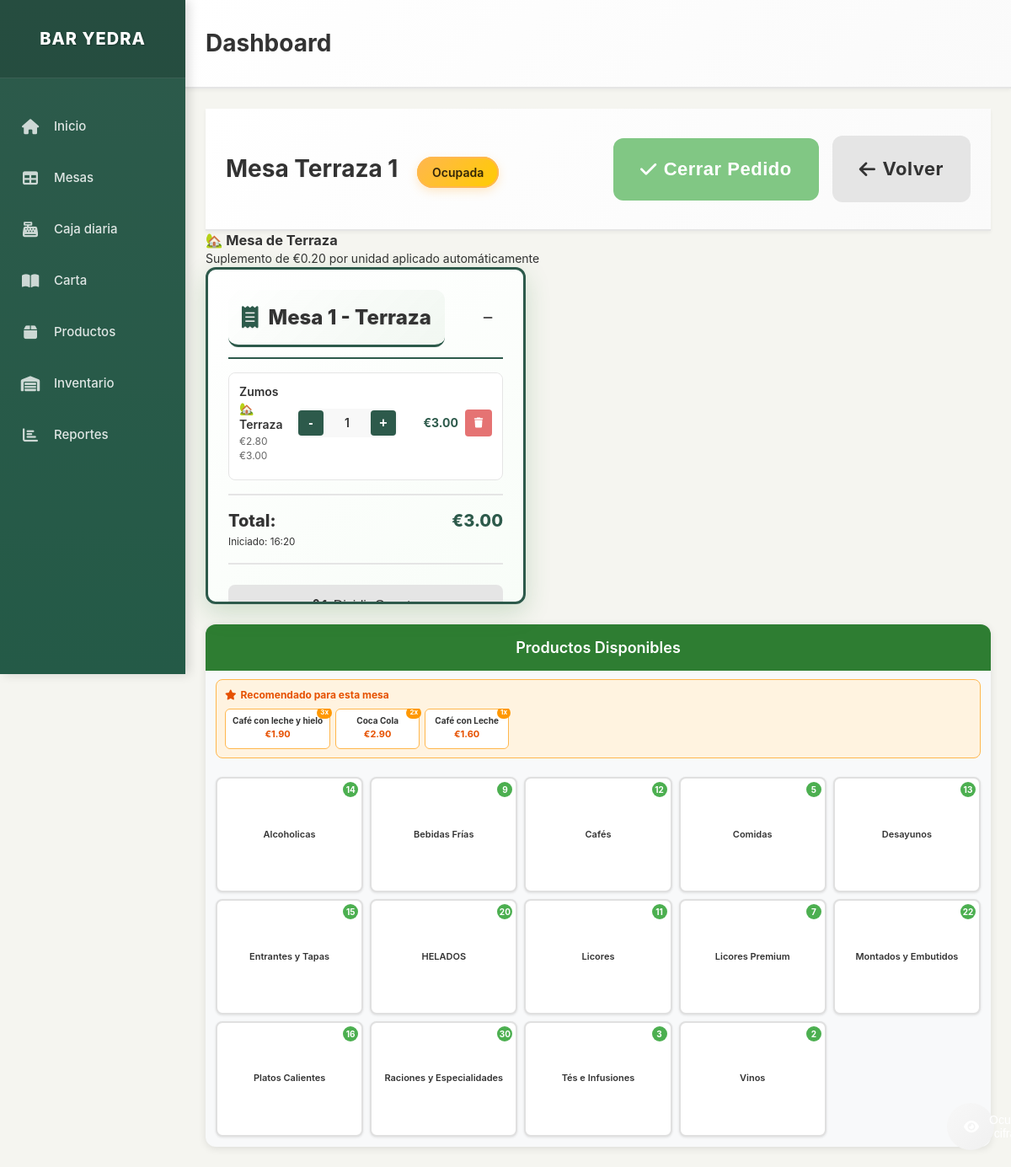
The app's page /mesa/1 with its own data.
### models.py (models this page shows, shortened)
class Mesa(db.Model):
    __tablename__ = 'mesa'
    id = db.Column(db.Integer, primary_key=True)
    numero = db.Column(db.Integer, nullable=False)
    zona = db.Column(db.String(50), nullable=False)  # Terraza, Sala, Barra
    estado = db.Column(db.String(20), default='libre')  # libre, ocupada, pagada
    pedidos = db.relationship('Pedido', backref='mesa', lazy=True)

class Producto(db.Model):
    __tablename__ = 'producto'
    id = db.Column(db.Integer, primary_key=True)
    nombre = db.Column(db.String(100), nullable=False)
    precio = db.Column(db.Numeric(10, 2), nullable=False)
    categoria = db.Column(db.String(50), nullable=False, default='General')
    foto_url = db.Column(db.String(255), nullable=True)
    descripcion = db.Column(db.Text, nullable=True)
    activo = db.Column(db.Boolean, default=True)
    orden = db.Column(db.Integer, default=0)  # Para ordenar productos en la interfaz
    stock_actual = db.Column(db.Integer, default=0)  # Cantidad actual en stock
    stock_minimo = db.Column(db.Integer, default=5)  # Alerta cuando llegue a este nivel
    unidad_medida = db.Column(db.String(20), default='unidad')  # unidad, litro, kg, etc.
    fecha_actualizacion = db.Column(db.DateTime, default=datetime.utcnow)

class Pedido(db.Model):
    __tablename__ = 'pedido'
    id = db.Column(db.Integer, primary_key=True)
    mesa_id = db.Column(db.Integer, db.ForeignKey('mesa.id'), nullable=False)
    productos = db.Column(db.Text)  # JSON string with products and quantities
    total = db.Column(db.Numeric(10, 2), default=0.00)
    fecha_creacion = db.Column(db.DateTime, default=datetime.utcnow)
    fecha_pago = db.Column(db.DateTime)
    forma_pago = db.Column(db.String(20))  # efectivo, tarjeta
    estado = db.Column(db.String(20), default='abierto')  # abierto, cerrado, pagado
    tickets = db.relationship('Ticket', backref='pedido', lazy=True)

### app.py (the view)
@app.route('/mesa/<int:mesa_id>')
def table_detail(mesa_id):
    mesa = Mesa.query.get_or_404(mesa_id)
    productos = Producto.query.filter_by(activo=True).order_by(Producto.categoria, Producto.orden, Producto.nombre).all()
    es_terraza = mesa.zona.lower() == 'terraza'
    suplemento_terraza = Decimal('0.20') if es_terraza else Decimal('0.00')
    productos_por_categoria = {}
    productos_dict = {}
    productos_dict_con_precios = {}
    for producto in productos:
        if producto.categoria not in productos_por_categoria:
            productos_por_categoria[producto.categoria] = []
        productos_por_categoria[producto.categoria].append(producto)
        productos_dict[producto.id] = producto
        precio_base = float(producto.precio)
        precio_final = precio_base + 0.20 if es_terraza else precio_base
        productos_dict_con_precios[producto.id] = {
            'id': producto.id,
            'nombre': producto.nombre,
            'precio_base': precio_base,
            'precio_final': precio_final,
            'categoria': producto.categoria,
            'descripcion': producto.descripcion,
            'activo': producto.activo
        }
    pedido_actual = Pedido.query.filter_by(mesa_id=mesa_id, estado='abierto').first()
    recomendaciones = get_menu_recommendations(mesa_id)
    return render_template('table_detail.html',
                         mesa=mesa,
                         productos_por_categoria=productos_por_categoria,
                         productos_dict=productos_dict,
                         productos_dict_con_precios=productos_dict_con_precios,
                         pedido_actual=pedido_actual,
                         es_terraza=es_terraza,
                         suplemento_terraza=suplemento_terraza,
                         recomendaciones=recomendaciones)

### app.py (called while the page is built)
@app.template_filter('from_json')
def from_json_filter(value):
    if value:
        try:
            return json.loads(value)
        except (json.JSONDecodeError, TypeError):
            return []
    return []

### templates/table_detail.html (shortened to what this page needs)
{% extends "layout.html" %}
{% block content %}
<div class="content-header">
    <h1 class="page-title">
        Mesa {{ mesa.zona }} {{ mesa.numero }}
        <span class="table-status-badge table-{{ mesa.estado }}">{{ mesa.estado|title }}</span>
    </h1>
    <div class="table-actions">
        {% if pedido_actual %}
            <button class="btn btn-success btn-lg touch-friendly" onclick="closeOrder({{ mesa.id }})">
                <i class="fas fa-check"></i> Cerrar Pedido
            </button>
        {% endif %}
        <a href="{{ url_for('index') }}" class="btn btn-secondary btn-lg touch-friendly">
            <i class="fas fa-arrow-left"></i> Volver
        </a>
    </div>
</div>
{% if mesa.zona.lower() == 'terraza' %}
<div class="terraza-info">
    <h3>🏡 Mesa de Terraza</h3>
    <p>Suplemento de €0.20 por unidad aplicado automáticamente</p>
</div>
{% endif %}
<div class="table-detail-layout">
    <div class="products-panel-new">
        <div class="products-header">
            <h2>Productos Disponibles</h2>
        </div>
        {% if recomendaciones %}
        <div class="recommendations-section">
            <div class="recommendations-header">
                <i class="fas fa-star"></i> Recomendado para esta mesa
            </div>
            <div class="recommendations-list">
                {% for rec in recomendaciones %}
                <div class="recommendation-item" onclick="addToOrder({{ mesa.id }}, {{ rec.producto.id }})">
                    <div class="rec-name">{{ rec.producto.nombre }}</div>
                    <div class="rec-price">€{{ "%.2f"|format(rec.producto.precio|float + (suplemento_terraza|float if es_terraza else 0)) }}</div>
                    <div class="rec-badge">{{ rec.frecuencia }}x</div>
                </div>
                {% endfor %}
            </div>
        </div>
        {% endif %}
        <div class="categories-container">
            {% for categoria, productos in productos_por_categoria.items() %}
            <div class="category-item" onclick="openCategoryModal('{{ categoria }}')">
                <div class="category-label">{{ categoria }}</div>
                <div class="category-badge">{{ productos|length }}</div>
            </div>
            {% endfor %}
        </div>
    </div>
    <div class="order-panel-fixed">
        <div class="order-header">
            <h2 class="panel-title">
                <i class="fas fa-receipt"></i> Mesa {{ mesa.numero }} - {{ mesa.zona }}
            </h2>
            <div class="order-controls">
                <button class="btn-minimize" onclick="toggleOrderPanel()" title="Minimizar panel">
                    <i class="fas fa-minus"></i>
                </button>
            </div>
        </div>
        {% if pedido_actual and pedido_actual.total > 0 %}
            <div class="current-order">
                <div class="order-items">
                    {% set productos_pedido = pedido_actual.productos|from_json if pedido_actual.productos else {} %}
                    {% for producto_id, cantidad in productos_pedido.items() %}
                        {% set producto = productos_dict[producto_id|int] %}
                        {% set producto_con_precio = productos_dict_con_precios[producto_id|int] %}
                        <div class="order-item">
                            <div class="item-details">
                                <div class="item-name">
                                    {{ producto.nombre }}
                                    {% if mesa.zona.lower() == 'terraza' %}
                                        <span class="terraza-badge">🏡 Terraza</span>
                                    {% endif %}
                                </div>
                                <div class="item-price">
                                    {% if mesa.zona.lower() == 'terraza' %}
                                        <span class="precio-base">€{{ "%.2f"|format(producto_con_precio.precio_base) }}</span>
                                        <span class="precio-terraza">€{{ "%.2f"|format(producto_con_precio.precio_final) }}</span>
                                    {% else %}
                                        €{{ "%.2f"|format(producto_con_precio.precio_final) }}
                                    {% endif %}
                                </div>
                            </div>
                            <div class="item-quantity">
                                <button class="btn-quantity" onclick="updateQuantity({{ mesa.id }}, {{ producto.id }}, {{ cantidad - 1 }})">-</button>
                                <span class="quantity">{{ cantidad }}</span>
                                <button class="btn-quantity" onclick="updateQuantity({{ mesa.id }}, {{ producto.id }}, {{ cantidad + 1 }})">+</button>
                            </div>
                            <div class="item-subtotal">
                                €{{ "%.2f"|format(producto_con_precio.precio_final * cantidad) }}
                            </div>
                            <button class="btn-remove" onclick="removeFromOrder({{ mesa.id }}, {{ producto.id }})" title="Eliminar">
                                <i class="fas fa-trash"></i>
                            </button>
                        </div>
                    {% endfor %}
                </div>
                <div class="order-summary">
                    <div class="summary-row total-row">
                        <span class="summary-label">Total:</span>
                        <span class="summary-value">€{{ "%.2f"|format(pedido_actual.total) }}</span>
                    </div>
                    <div class="summary-info">
                        <small>Iniciado: {{ pedido_actual.fecha_creacion.strftime('%H:%M') if pedido_actual.fecha_creacion else 'Ahora' }}</small>
                    </div>
                </div>
                <div class="order-actions">
                    <button class="btn btn-secondary btn-sm full-width" onclick="splitBill({{ mesa.id }})" style="margin-bottom: 10px;">
                        <i class="fas fa-cut"></i> Dividir Cuenta
                    </button>
                </div>
            </div>
        {% endif %}
    </div>
</div>
{% endblock %}

### templates/table_detail.html (style rules this page uses)
.products-panel-new { width: 100%; height: calc(100vh - 180px); background: #f8f9fa; border-radius: 12px; box-shadow: 0 2px 10px rgba(0,0,0,0.1); overflow: hidden; display: flex; flex-direction: column; }
.products-header { background: #2e7d32; color: white; padding: 15px 20px; text-align: center; }
.products-header h2 { margin: 0; font-size: 18px; font-weight: 600; }
.recommendations-section { background: #fff3e0; border: 1px solid #ffb74d; border-radius: 8px; margin: 10px 12px; padding: 10px; }
.recommendations-header { color: #e65100; font-size: 12px; font-weight: bold; margin-bottom: 8px; display: flex; align-items: center; gap: 5px; }
.recommendations-list { display: flex; gap: 6px; overflow-x: auto; }
.recommendation-item { background: white; border: 1px solid #ffb74d; border-radius: 6px; padding: 8px; min-width: 100px; cursor: pointer; transition: all 0.2s ease; position: relative; text-align: center; }
.rec-name { font-size: 10px; font-weight: bold; color: #333; margin-bottom: 3px; line-height: 1.1; }
.rec-price { font-size: 11px; color: #e65100; font-weight: bold; }
.rec-badge { position: absolute; top: -3px; right: -3px; background: #ff9800; color: white; border-radius: 8px; padding: 1px 4px; font-size: 8px; font-weight: bold; }
.categories-container { flex: 1; display: grid; grid-template-columns: repeat(5, 1fr); grid-template-rows: repeat(3, 1fr); gap: 8px; padding: 12px; height: 100%; overflow: hidden; }
.category-item { background: white; border: 2px solid #e0e0e0; border-radius: 8px; cursor: pointer; transition: all 0.2s ease; display: flex; flex-direction: column; justify-content: center; align-items: center; position: relative; box-shadow: 0 1px 3px rgba(0,0,0,0.1); }
.category-label { font-size: 11px; font-weight: 600; color: #333; text-align: center; padding: 0 4px; line-height: 1.2; }
.category-badge { position: absolute; top: 4px; right: 4px; background: #4caf50; color: white; border-radius: 50%; width: 18px; height: 18px; display: flex; align-items: center; justify-content: center; font-size: 10px; font-weight: bold; }

### records on screen
Mesa: zona "Terraza", numero "1", estado "Ocupada"
Producto: producto.nombre "Café con leche y hielo", producto.precio "1.90"
Producto: producto.nombre "Coca Cola", producto.precio "2.90"
Producto: producto.nombre "Café con Leche", producto.precio "1.60"
Producto: categoria "Alcoholicas", productos "14"
Producto: categoria "Bebidas Frías", productos "9"
Producto: categoria "Cafés", productos "12"
Producto: categoria "Comidas", productos "5"
Producto: categoria "Desayunos", productos "13"
Producto: categoria "Entrantes y Tapas", productos "15"
Producto: categoria "HELADOS", productos "20"
Producto: categoria "Licores", productos "11"
Producto: categoria "Licores Premium", productos "7"
Producto: categoria "Montados y Embutidos", productos "22"
Producto: categoria "Platos Calientes", productos "16"
Producto: categoria "Raciones y Especialidades", productos "30"
Producto: categoria "Tés e Infusiones", productos "3"
Producto: categoria "Vinos", productos "2"
Producto: nombre "Zumos"
Pedido: total "3.00", fecha_creacion "16:20"

### other values on screen
{{ rec.frecuencia }} "3" "2" "1"
{{ "%.2f"|format(producto_con_precio.precio_base) }} "2.80"
{{ "%.2f"|format(producto_con_precio.precio_final) }} "3.00"
{{ cantidad }} "1"
{{ "%.2f"|format(producto_con_precio.precio_final * cantidad) }} "3.00"
